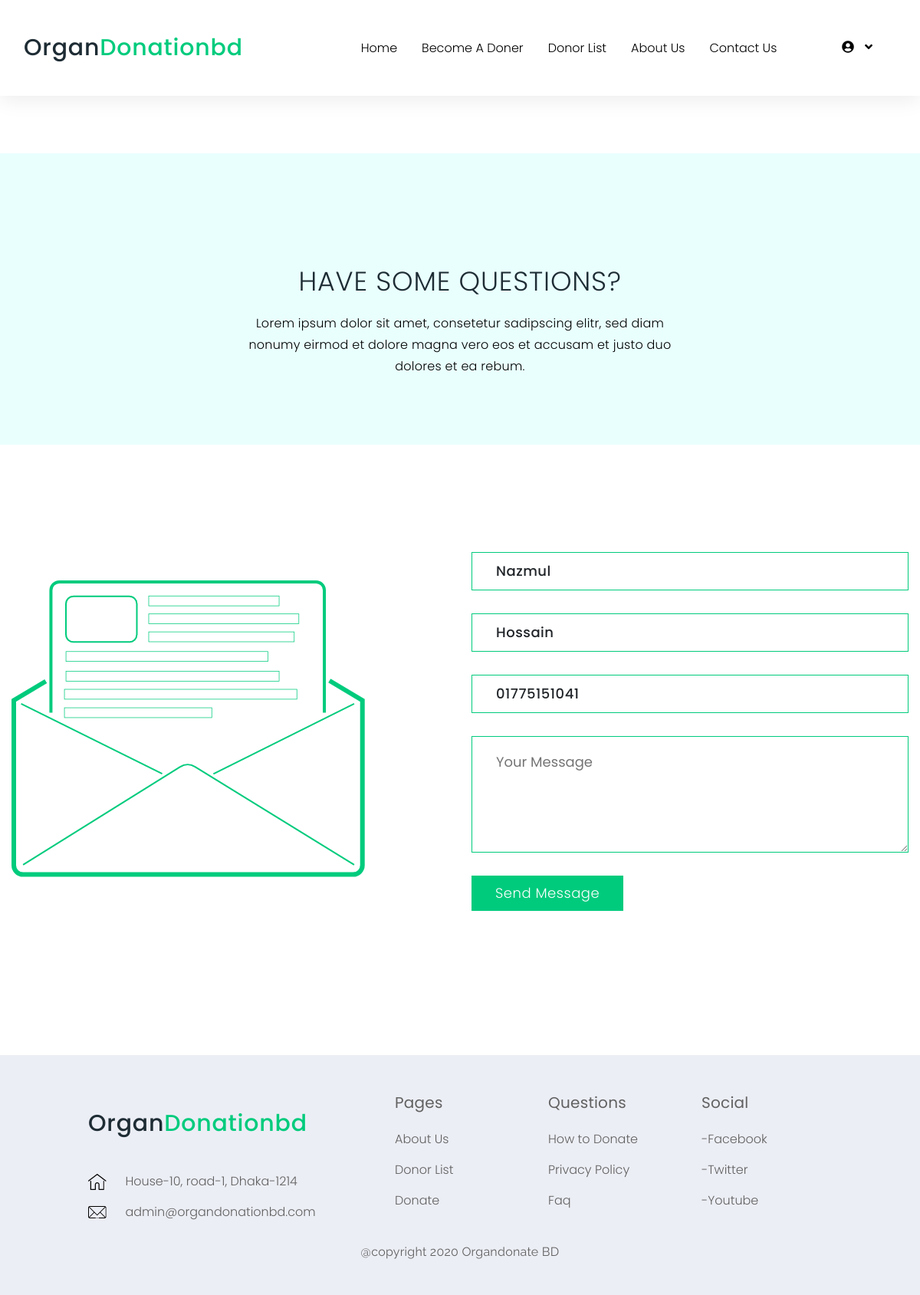
Page /contact.php (signed in) on the earlier database version.
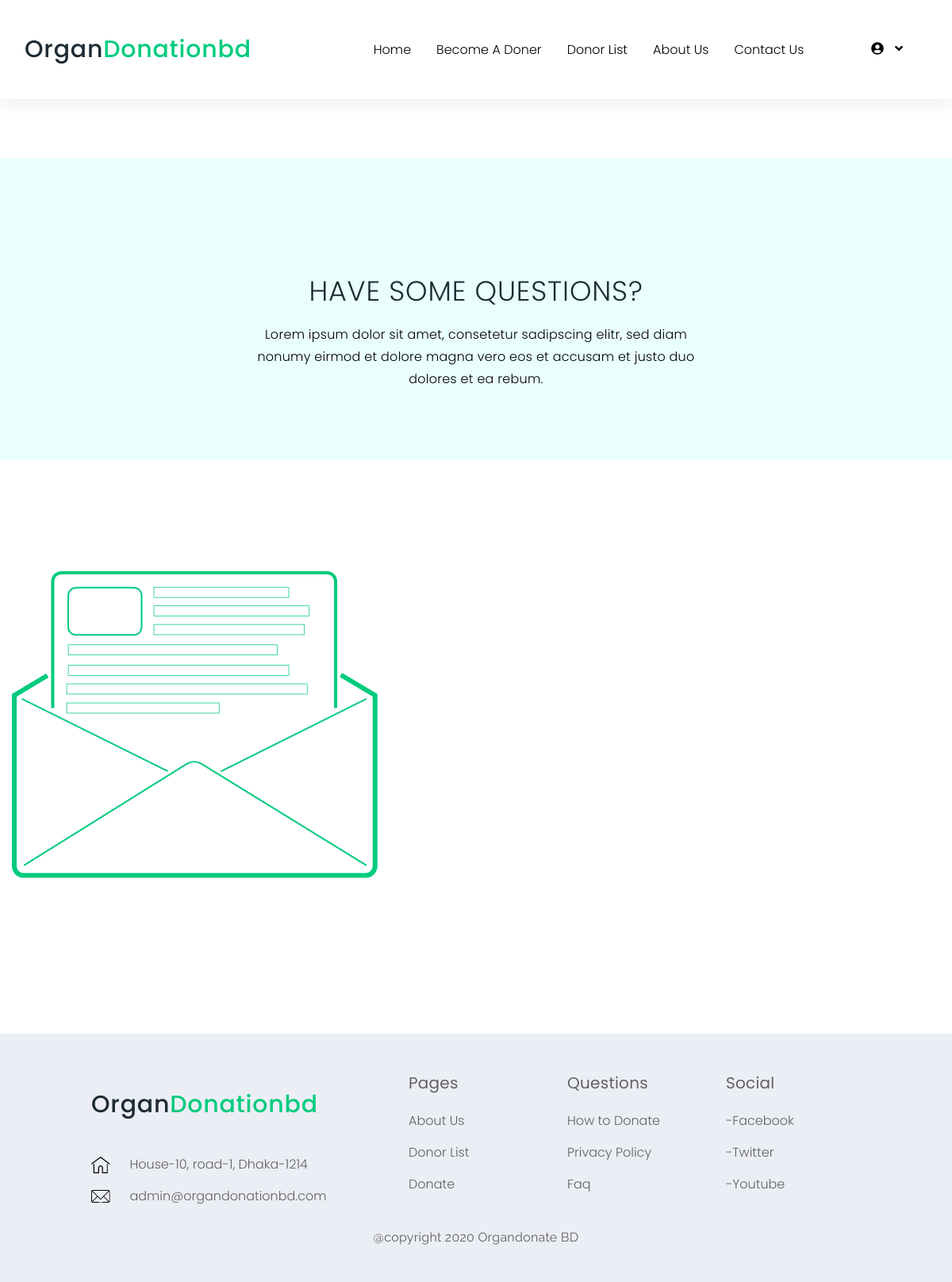
Same page on the later database version.
### tables this page shows
CREATE TABLE IF NOT EXISTS `signup_user` (
  `id` int(11) NOT NULL AUTO_INCREMENT,
  `firstname` varchar(50) NOT NULL,
  `lastname` varchar(50) NOT NULL,
  `phone` varchar(11) NOT NULL,
  `email` varchar(30) NOT NULL,
  `pass` varchar(255) NOT NULL,
  `address` varchar(100) NOT NULL,
  `donate_user` varchar(30) DEFAULT NULL,
  PRIMARY KEY (`id`),
  UNIQUE KEY `email` (`email`)
);

### contact.php (the view, shortened to what this page needs)
    <?php
        include_once('header/header.php') ;
        $id = $_SESSION['user'] ?? 0;
        $query = "SELECT id,firstname, lastname, phone ,email, address FROM signup_user";
        $result = mysqli_query($connect, $query);
    ?>
    <main class="main-wrap">
        <section class="page-title-area text-center">
            <div class="container">
                <div class="row justify-content-center">
                    <div class="col-md-6 align-self-center">
                        <div class="bn-content-in">
                            <h1>HAVE SOME QUESTIONS?</h1>
                            <p>Lorem ipsum dolor sit amet, consetetur sadipscing elitr, sed diam nonumy eirmod  et dolore magna vero eos et accusam et justo duo dolores et ea rebum.</p>
                        </div>
                    </div>
                </div>
            </div>
        </section>
        <section class="contact-sec">
            <div class="container">
                <div class="row">
                    <div class="col-md-6 align-self-center">
                        <div class="thumb">
                            <img src="img/contact.png" alt="img"/>
                        </div>
                    </div>
                    <div class="col-md-6 align-self-center">
<?php
if($id):
while ($data = mysqli_fetch_assoc($result)) {
        $userid = $_SESSION['id'];
        if($userid == $data['id']){
?>
                    <div class="contact-form usercontact-form">
                        <div class="bn-content-in">
                            <form method="POST">
                                <input name="fname" value="<?php echo $data['firstname'];?>" readonly>
                                <input name="lname"  value="<?php echo $data['lastname'];?>"  readonly>
                                <input name="phone" value="<?php echo $data['phone'];?>" readonly>
                                <textarea rows="5" class="Umessages" placeholder="Your Message" name="messages" required></textarea>
                                <button type="submit" class="btn sendm" name="contact-form">Send Message</button>
                            </form>
                        </div>
                    </div>
<?php }
}
endif;
?>
                    </div>
                </div>
            </div>
        </section>
    </main>
    <?php include_once('header/footer.php') ;?>

Differences in the rows shown:
removed signup_user: fname "Nazmul", lname "Hossain", phone "01775151041"
